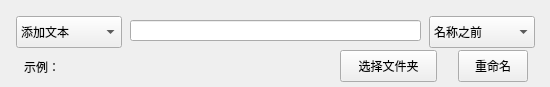
<?xml version="1.0" encoding="UTF-8"?>
<ui version="4.0">
 <class>TjwbWindow</class>
 <widget class="QMainWindow" name="TjwbWindow">
  <property name="geometry">
   <rect>
    <x>0</x>
    <y>0</y>
    <width>550</width>
    <height>87</height>
   </rect>
  </property>
  <property name="windowTitle">
   <string>批量图像重命名</string>
  </property>
  <widget class="QWidget" name="centralwidget">
   <widget class="QComboBox" name="comboBox">
    <property name="geometry">
     <rect>
      <x>16</x>
      <y>16</y>
      <width>106</width>
      <height>32</height>
     </rect>
    </property>
    <item>
     <property name="text">
      <string>添加文本</string>
     </property>
    </item>
    <item>
     <property name="text">
      <string>替换文本</string>
     </property>
    </item>
    <item>
     <property name="text">
      <string>格式</string>
     </property>
    </item>
   </widget>
   <widget class="QComboBox" name="comboBox_2">
    <property name="geometry">
     <rect>
      <x>429</x>
      <y>16</y>
      <width>106</width>
      <height>32</height>
     </rect>
    </property>
    <item>
     <property name="text">
      <string>名称之前</string>
     </property>
    </item>
    <item>
     <property name="text">
      <string>名称之后</string>
     </property>
    </item>
   </widget>
   <widget class="QLineEdit" name="lineEdit">
    <property name="geometry">
     <rect>
      <x>130</x>
      <y>20</y>
      <width>291</width>
      <height>21</height>
     </rect>
    </property>
    <property name="text">
     <string/>
    </property>
   </widget>
   <widget class="QLabel" name="label_4">
    <property name="geometry">
     <rect>
      <x>61</x>
      <y>59</y>
      <width>231</width>
      <height>16</height>
     </rect>
    </property>
    <property name="text">
     <string/>
    </property>
   </widget>
   <widget class="QPushButton" name="btn_rename">
    <property name="geometry">
     <rect>
      <x>458</x>
      <y>50</y>
      <width>70</width>
      <height>32</height>
     </rect>
    </property>
    <property name="text">
     <string>重命名</string>
    </property>
   </widget>
   <widget class="QPushButton" name="pbn_openfd">
    <property name="geometry">
     <rect>
      <x>340</x>
      <y>50</y>
      <width>97</width>
      <height>32</height>
     </rect>
    </property>
    <property name="text">
     <string>选择文件夹</string>
    </property>
   </widget>
   <widget class="QLabel" name="label_3">
    <property name="geometry">
     <rect>
      <x>24</x>
      <y>59</y>
      <width>40</width>
      <height>16</height>
     </rect>
    </property>
    <property name="sizePolicy">
     <sizepolicy hsizetype="Preferred" vsizetype="Preferred">
      <horstretch>0</horstretch>
      <verstretch>0</verstretch>
     </sizepolicy>
    </property>
    <property name="text">
     <string>示例：</string>
    </property>
   </widget>
  </widget>
 </widget>
 <resources/>
 <connections/>
</ui>
